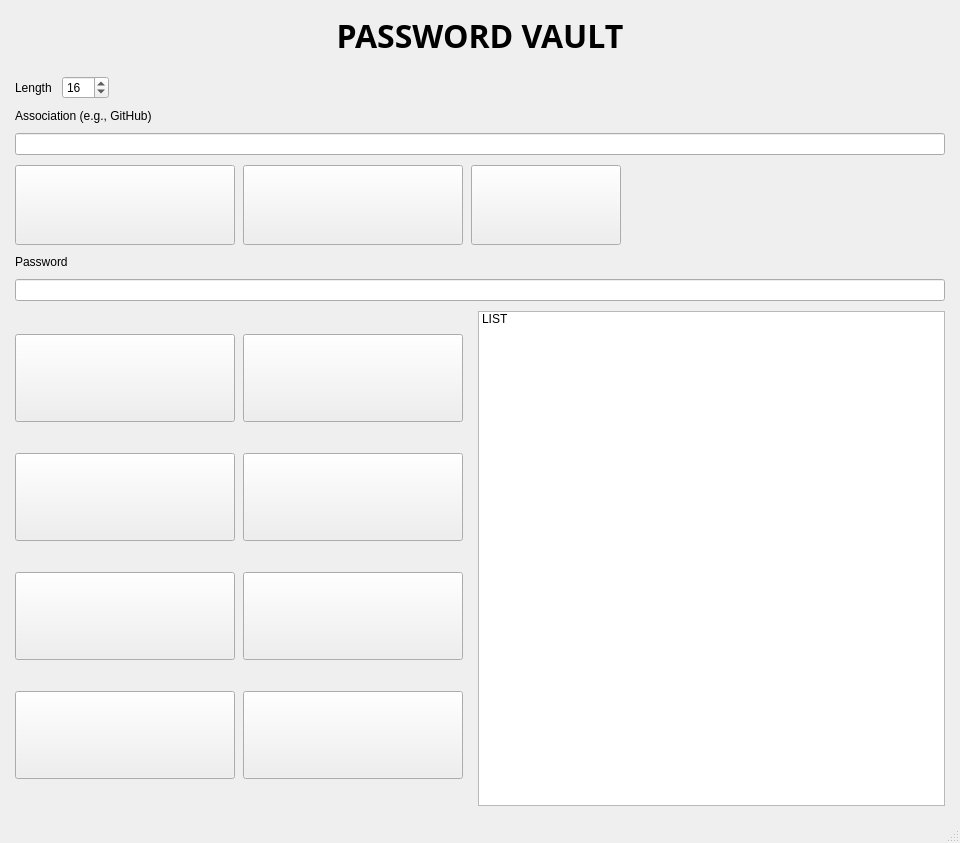
<?xml version="1.0" encoding="UTF-8"?>
<ui version="4.0">
 <author>Stryker</author>
 <class>PasswordVaultWindow</class>
 <widget class="QMainWindow" name="PasswordVaultWindow">
  <property name="geometry">
   <rect>
    <x>0</x>
    <y>0</y>
    <width>960</width>
    <height>843</height>
   </rect>
  </property>
  <property name="minimumSize">
   <size>
    <width>750</width>
    <height>750</height>
   </size>
  </property>
  <property name="windowTitle">
   <string>Password Vault - PhiGEN (Qt UI - Improved Responsive)</string>
  </property>
  <widget class="QWidget" name="centralwidget">
   <layout class="QVBoxLayout" name="mainLayout">
    <property name="spacing">
     <number>10</number>
    </property>
    <property name="leftMargin">
     <number>15</number>
    </property>
    <property name="topMargin">
     <number>5</number>
    </property>
    <property name="rightMargin">
     <number>15</number>
    </property>
    <property name="bottomMargin">
     <number>15</number>
    </property>
    <item>
     <widget class="QLabel" name="lblTitle">
      <property name="sizePolicy">
       <sizepolicy hsizetype="Preferred" vsizetype="Fixed">
        <horstretch>0</horstretch>
        <verstretch>0</verstretch>
       </sizepolicy>
      </property>
      <property name="minimumSize">
       <size>
        <width>0</width>
        <height>61</height>
       </size>
      </property>
      <property name="maximumSize">
       <size>
        <width>16777215</width>
        <height>61</height>
       </size>
      </property>
      <property name="font">
       <font>
        <family>Xolonium</family>
        <pointsize>24</pointsize>
        <bold>true</bold>
       </font>
      </property>
      <property name="text">
       <string>PASSWORD VAULT</string>
      </property>
      <property name="alignment">
       <set>Qt::AlignmentFlag::AlignCenter</set>
      </property>
     </widget>
    </item>
    <item>
     <layout class="QHBoxLayout" name="topControlsLayout">
      <property name="spacing">
       <number>10</number>
      </property>
      <item>
       <widget class="QLabel" name="lblLength">
        <property name="text">
         <string>Length</string>
        </property>
       </widget>
      </item>
      <item>
       <widget class="QSpinBox" name="spinLength">
        <property name="minimum">
         <number>8</number>
        </property>
        <property name="maximum">
         <number>128</number>
        </property>
        <property name="value">
         <number>16</number>
        </property>
       </widget>
      </item>
      <item>
       <spacer name="horizontalSpacer">
        <property name="orientation">
         <enum>Qt::Orientation::Horizontal</enum>
        </property>
        <property name="sizeHint" stdset="0">
         <size>
          <width>40</width>
          <height>20</height>
         </size>
        </property>
       </spacer>
      </item>
     </layout>
    </item>
    <item>
     <widget class="QLabel" name="lblAssociation">
      <property name="text">
       <string>Association (e.g., GitHub)</string>
      </property>
     </widget>
    </item>
    <item>
     <widget class="QLineEdit" name="lineAssociation">
      <property name="frame">
       <bool>true</bool>
      </property>
      <property name="clearButtonEnabled">
       <bool>false</bool>
      </property>
     </widget>
    </item>
    <item>
     <layout class="QHBoxLayout" name="topButtonRowLayout">
      <property name="spacing">
       <number>8</number>
      </property>
      <item>
       <widget class="QPushButton" name="btnGenerate">
        <property name="sizePolicy">
         <sizepolicy hsizetype="Fixed" vsizetype="Fixed">
          <horstretch>0</horstretch>
          <verstretch>0</verstretch>
         </sizepolicy>
        </property>
        <property name="minimumSize">
         <size>
          <width>220</width>
          <height>80</height>
         </size>
        </property>
        <property name="maximumSize">
         <size>
          <width>232</width>
          <height>88</height>
         </size>
        </property>
        <property name="text">
         <string/>
        </property>
        <property name="icon">
         <iconset>
          <normaloff>../TEMPSVG/generate_v2_8x.png</normaloff>../TEMPSVG/generate_v2_8x.png</iconset>
        </property>
        <property name="iconSize">
         <size>
          <width>220</width>
          <height>80</height>
         </size>
        </property>
       </widget>
      </item>
      <item>
       <widget class="QPushButton" name="btnSave">
        <property name="sizePolicy">
         <sizepolicy hsizetype="Fixed" vsizetype="Fixed">
          <horstretch>0</horstretch>
          <verstretch>0</verstretch>
         </sizepolicy>
        </property>
        <property name="minimumSize">
         <size>
          <width>220</width>
          <height>80</height>
         </size>
        </property>
        <property name="maximumSize">
         <size>
          <width>232</width>
          <height>88</height>
         </size>
        </property>
        <property name="text">
         <string/>
        </property>
        <property name="icon">
         <iconset>
          <normaloff>../TEMPSVG/save_v2_ultra_smooth.png</normaloff>../TEMPSVG/save_v2_ultra_smooth.png</iconset>
        </property>
        <property name="iconSize">
         <size>
          <width>220</width>
          <height>80</height>
         </size>
        </property>
       </widget>
      </item>
      <item>
       <widget class="QPushButton" name="btnShowFolder">
        <property name="sizePolicy">
         <sizepolicy hsizetype="Fixed" vsizetype="Fixed">
          <horstretch>0</horstretch>
          <verstretch>0</verstretch>
         </sizepolicy>
        </property>
        <property name="minimumSize">
         <size>
          <width>150</width>
          <height>80</height>
         </size>
        </property>
        <property name="maximumSize">
         <size>
          <width>150</width>
          <height>88</height>
         </size>
        </property>
        <property name="icon">
         <iconset>
          <normaloff>../TEMPSVG/icon_folder_showpath.png</normaloff>../TEMPSVG/icon_folder_showpath.png</iconset>
        </property>
        <property name="iconSize">
         <size>
          <width>220</width>
          <height>80</height>
         </size>
        </property>
       </widget>
      </item>
      <item>
       <spacer name="horizontalSpacer_2">
        <property name="orientation">
         <enum>Qt::Orientation::Horizontal</enum>
        </property>
        <property name="sizeHint" stdset="0">
         <size>
          <width>40</width>
          <height>20</height>
         </size>
        </property>
       </spacer>
      </item>
     </layout>
    </item>
    <item>
     <widget class="QLabel" name="lblPassword">
      <property name="text">
       <string>Password</string>
      </property>
     </widget>
    </item>
    <item>
     <widget class="QLineEdit" name="linePassword">
      <property name="echoMode">
       <enum>QLineEdit::EchoMode::Password</enum>
      </property>
     </widget>
    </item>
    <item>
     <layout class="QHBoxLayout" name="mainContentAreaLayout">
      <property name="spacing">
       <number>15</number>
      </property>
      <item>
       <layout class="QGridLayout" name="buttonGridLayout">
        <property name="horizontalSpacing">
         <number>8</number>
        </property>
        <property name="verticalSpacing">
         <number>8</number>
        </property>
        <item row="0" column="0">
         <widget class="QPushButton" name="btnRetrieve">
          <property name="sizePolicy">
           <sizepolicy hsizetype="Fixed" vsizetype="Fixed">
            <horstretch>0</horstretch>
            <verstretch>0</verstretch>
           </sizepolicy>
          </property>
          <property name="minimumSize">
           <size>
            <width>220</width>
            <height>80</height>
           </size>
          </property>
          <property name="maximumSize">
           <size>
            <width>232</width>
            <height>88</height>
           </size>
          </property>
          <property name="text">
           <string/>
          </property>
          <property name="icon">
           <iconset resource="../TEMPSVG/buttons.qrc">
            <normaloff>:/buttons/retrieve_v2_ultra_smooth.png</normaloff>:/buttons/retrieve_v2_ultra_smooth.png</iconset>
          </property>
          <property name="iconSize">
           <size>
            <width>220</width>
            <height>80</height>
           </size>
          </property>
         </widget>
        </item>
        <item row="0" column="1">
         <widget class="QPushButton" name="btnCopy">
          <property name="sizePolicy">
           <sizepolicy hsizetype="Fixed" vsizetype="Fixed">
            <horstretch>0</horstretch>
            <verstretch>0</verstretch>
           </sizepolicy>
          </property>
          <property name="minimumSize">
           <size>
            <width>220</width>
            <height>80</height>
           </size>
          </property>
          <property name="maximumSize">
           <size>
            <width>232</width>
            <height>88</height>
           </size>
          </property>
          <property name="text">
           <string/>
          </property>
          <property name="icon">
           <iconset resource="../TEMPSVG/buttons.qrc">
            <normaloff>:/buttons/copy_v2_ultra_smooth.png</normaloff>:/buttons/copy_v2_ultra_smooth.png</iconset>
          </property>
          <property name="iconSize">
           <size>
            <width>220</width>
            <height>80</height>
           </size>
          </property>
         </widget>
        </item>
        <item row="1" column="0">
         <widget class="QPushButton" name="btnLock">
          <property name="sizePolicy">
           <sizepolicy hsizetype="Fixed" vsizetype="Fixed">
            <horstretch>0</horstretch>
            <verstretch>0</verstretch>
           </sizepolicy>
          </property>
          <property name="minimumSize">
           <size>
            <width>220</width>
            <height>80</height>
           </size>
          </property>
          <property name="maximumSize">
           <size>
            <width>232</width>
            <height>88</height>
           </size>
          </property>
          <property name="text">
           <string/>
          </property>
          <property name="icon">
           <iconset resource="../TEMPSVG/buttons.qrc">
            <normaloff>:/buttons/lock_v2_ultra_smooth.png</normaloff>:/buttons/lock_v2_ultra_smooth.png</iconset>
          </property>
          <property name="iconSize">
           <size>
            <width>220</width>
            <height>80</height>
           </size>
          </property>
         </widget>
        </item>
        <item row="1" column="1">
         <widget class="QPushButton" name="btnUnlock">
          <property name="sizePolicy">
           <sizepolicy hsizetype="Fixed" vsizetype="Fixed">
            <horstretch>0</horstretch>
            <verstretch>0</verstretch>
           </sizepolicy>
          </property>
          <property name="minimumSize">
           <size>
            <width>220</width>
            <height>80</height>
           </size>
          </property>
          <property name="maximumSize">
           <size>
            <width>232</width>
            <height>88</height>
           </size>
          </property>
          <property name="text">
           <string/>
          </property>
          <property name="icon">
           <iconset resource="../TEMPSVG/buttons.qrc">
            <normaloff>:/buttons/unlock_v2_ultra_smooth.png</normaloff>:/buttons/unlock_v2_ultra_smooth.png</iconset>
          </property>
          <property name="iconSize">
           <size>
            <width>220</width>
            <height>80</height>
           </size>
          </property>
         </widget>
        </item>
        <item row="2" column="0">
         <widget class="QPushButton" name="btnSetMaster">
          <property name="sizePolicy">
           <sizepolicy hsizetype="Fixed" vsizetype="Fixed">
            <horstretch>0</horstretch>
            <verstretch>0</verstretch>
           </sizepolicy>
          </property>
          <property name="minimumSize">
           <size>
            <width>220</width>
            <height>80</height>
           </size>
          </property>
          <property name="maximumSize">
           <size>
            <width>232</width>
            <height>88</height>
           </size>
          </property>
          <property name="text">
           <string/>
          </property>
          <property name="icon">
           <iconset resource="../TEMPSVG/buttons.qrc">
            <normaloff>:/buttons/set_master_v2_ultra_smooth.png</normaloff>:/buttons/set_master_v2_ultra_smooth.png</iconset>
          </property>
          <property name="iconSize">
           <size>
            <width>220</width>
            <height>80</height>
           </size>
          </property>
         </widget>
        </item>
        <item row="2" column="1">
         <widget class="QPushButton" name="btnList">
          <property name="sizePolicy">
           <sizepolicy hsizetype="Fixed" vsizetype="Fixed">
            <horstretch>0</horstretch>
            <verstretch>0</verstretch>
           </sizepolicy>
          </property>
          <property name="minimumSize">
           <size>
            <width>220</width>
            <height>80</height>
           </size>
          </property>
          <property name="maximumSize">
           <size>
            <width>232</width>
            <height>88</height>
           </size>
          </property>
          <property name="text">
           <string/>
          </property>
          <property name="icon">
           <iconset resource="../TEMPSVG/buttons.qrc">
            <normaloff>:/buttons/list_v2_ultra_smooth.png</normaloff>:/buttons/list_v2_ultra_smooth.png</iconset>
          </property>
          <property name="iconSize">
           <size>
            <width>220</width>
            <height>80</height>
           </size>
          </property>
         </widget>
        </item>
        <item row="3" column="0">
         <widget class="QPushButton" name="btnSetVault">
          <property name="sizePolicy">
           <sizepolicy hsizetype="Fixed" vsizetype="Fixed">
            <horstretch>0</horstretch>
            <verstretch>0</verstretch>
           </sizepolicy>
          </property>
          <property name="minimumSize">
           <size>
            <width>220</width>
            <height>80</height>
           </size>
          </property>
          <property name="maximumSize">
           <size>
            <width>232</width>
            <height>88</height>
           </size>
          </property>
          <property name="text">
           <string/>
          </property>
          <property name="icon">
           <iconset resource="../TEMPSVG/buttons.qrc">
            <normaloff>:/buttons/set_vault_v2_ultra_smooth.png</normaloff>:/buttons/set_vault_v2_ultra_smooth.png</iconset>
          </property>
          <property name="iconSize">
           <size>
            <width>220</width>
            <height>80</height>
           </size>
          </property>
         </widget>
        </item>
        <item row="3" column="1">
         <widget class="QPushButton" name="btnCopyPath">
          <property name="sizePolicy">
           <sizepolicy hsizetype="Fixed" vsizetype="Fixed">
            <horstretch>0</horstretch>
            <verstretch>0</verstretch>
           </sizepolicy>
          </property>
          <property name="minimumSize">
           <size>
            <width>220</width>
            <height>80</height>
           </size>
          </property>
          <property name="maximumSize">
           <size>
            <width>232</width>
            <height>88</height>
           </size>
          </property>
          <property name="text">
           <string/>
          </property>
          <property name="icon">
           <iconset resource="../TEMPSVG/buttons.qrc">
            <normaloff>:/buttons/copy_path_v2_ultra_smooth.png</normaloff>:/buttons/copy_path_v2_ultra_smooth.png</iconset>
          </property>
          <property name="iconSize">
           <size>
            <width>220</width>
            <height>80</height>
           </size>
          </property>
         </widget>
        </item>
       </layout>
      </item>
      <item>
       <widget class="QListWidget" name="listAssociations">
        <property name="sizePolicy">
         <sizepolicy hsizetype="Expanding" vsizetype="Expanding">
          <horstretch>0</horstretch>
          <verstretch>0</verstretch>
         </sizepolicy>
        </property>
        <property name="toolTip">
         <string>LIST IS HERE
</string>
        </property>
        <property name="whatsThis">
         <string>LIST DISPLAY BOX

</string>
        </property>
        <item>
         <property name="text">
          <string>LIST</string>
         </property>
        </item>
       </widget>
      </item>
     </layout>
    </item>
   </layout>
  </widget>
  <widget class="QStatusBar" name="statusbar"/>
 </widget>
 <resources>
  <include location="../TEMPSVG/buttons.qrc"/>
 </resources>
 <connections/>
</ui>
